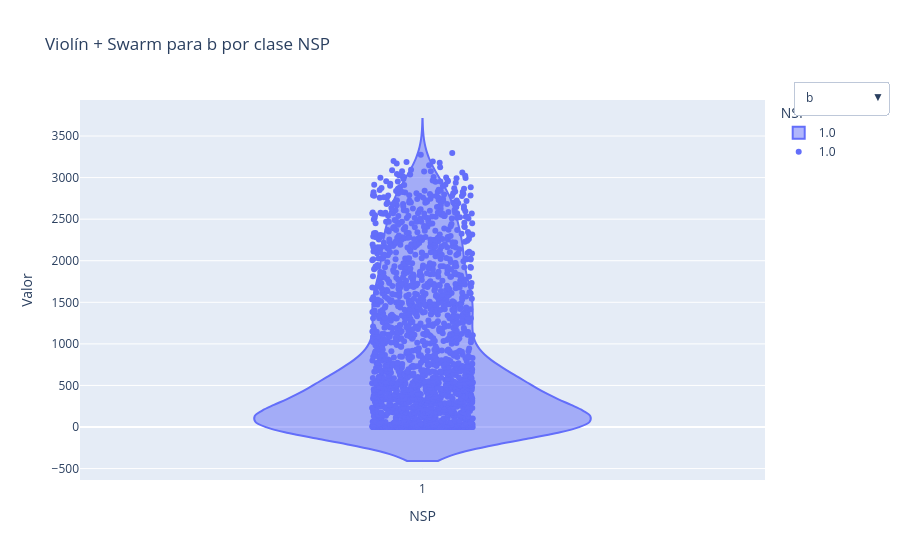

This figure's notebook cell:
### Code cell
# Detectar columnas numéricas (excepto NSP)
numeric_cols = df.select_dtypes(include="number").columns.tolist()
numeric_cols = [c for c in numeric_cols if c != "NSP"]

# Variable inicial
initial_var = numeric_cols[0]

# Crear figura inicial
fig = px.violin(
    df,
    x="NSP",
    y=initial_var,
    color="NSP",
    box=False,
    points=False,
    title=f"Violín + Swarm para {initial_var} por clase NSP"
)

# Agregar SWARM (scatter jitter)
swarm = px.strip(
    df,
    x="NSP",
    y=initial_var,
    color="NSP",
    stripmode="overlay",
)

# Overlay swarm dentro del violín
for trace in swarm.data:
    fig.add_trace(trace)

# Crear dropdown
dropdown_buttons = []

for col in numeric_cols:
    violin = px.violin(df, x="NSP", y=col, color="NSP", box=False, points=False).data
    swarm = px.strip(df, x="NSP", y=col, color="NSP", stripmode="overlay").data

    dropdown_buttons.append(
        dict(
            label=col,
            method="update",
            args=[
                {"data": violin + swarm},   # Actualiza trazas
                {"title": f"Violín + Swarm para {col} por clase NSP"}
            ]
        )
    )

# Insertar dropdown en layout
fig.update_layout(
    updatemenus=[
        dict(
            buttons=dropdown_buttons,
            direction="down",
            x=1.18,
            y=1.05
        )
    ]
)

fig.update_layout(
    xaxis_title="NSP",
    yaxis_title="Valor",
)

fig.show()
